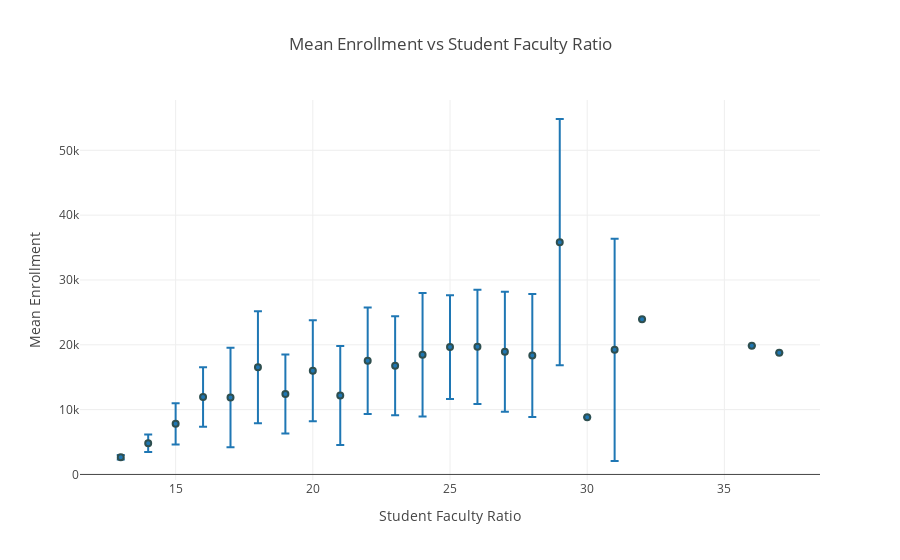

Notebook code cell kept with this figure:
### Code cell
y_mean = all_colleges.groupby("latest_student_demographics_student_faculty_ratio")[
    "latest_student_enrollment_undergrad_12_month"
].mean()
y_std = all_colleges.groupby("latest_student_demographics_student_faculty_ratio")[
    "latest_student_enrollment_undergrad_12_month"
].std()

plot_data = pd.DataFrame(
    {
        "Student Faculty Ratio": y_mean.index,
        "Mean Enrollment": y_mean.values,
        "Enrollment Std Dev": y_std.values,
    }
)

# Plot with error bars
fig = px.scatter(
    plot_data,
    x="Student Faculty Ratio",
    y="Mean Enrollment",
    error_y="Enrollment Std Dev",
    color_continuous_scale="viridis",
    title="Mean Enrollment vs Student Faculty Ratio",
    labels={"Student Faculty Ratio": "Student Faculty Ratio", "Mean Enrollment": "Mean Enrollment"},
    template="gridon"
)

fig.update_traces(marker=dict(size=6, line=dict(width=2, color="DarkSlateGrey")))

fig.show()

### Figure 1 — Plotly figure (JSON) as saved in the notebook; plotly's stock layout.template omitted (floating-point values rounded to 4 significant figures)
{"data": [{"error_y": {"array": [328.1, 1359.0, 3168.0, 4585.0, 7679.0, 8647.0, 6107.0, 7793.0, 7630.0, 8229.0, 7641.0, 9514.0, 8004.0, 8797.0, 9249.0, 9483.0, 19000.0, null, 17140.0, null, null, null]}, "hovertemplate": "Student Faculty Ratio=%{x}<br>Mean Enrollment=%{y}<extra></extra>", "legendgroup": "", "marker": {"color": "#1F77B4", "line": {"color": "DarkSlateGrey", "width": 2}, "size": 6, "symbol": "circle"}, "mode": "markers", "name": "", "orientation": "v", "showlegend": false, "type": "scatter", "x": [13, 14, 15, 16, 17, 18, 19, 20, 21, 22, 23, 24, 25, 26, 27, 28, 29, 30, 31, 32, 36, 37], "xaxis": "x", "y": [2653, 4818.0, 7803, 11950.0, 11870.0, 16540.0, 12410.0, 16010.0, 12190.0, 17540.0, 16777, 18470.0, 19650.0, 19680.0, 18940.0, 18340.0, 35830.0, 8838, 19230.0, 23945, 19836, 18777], "yaxis": "y"}], "layout": {"legend": {"tracegroupgap": 0}, "title": {"text": "Mean Enrollment vs Student Faculty Ratio"}, "xaxis": {"anchor": "y", "domain": [0, 1], "title": {"text": "Student Faculty Ratio"}}, "yaxis": {"anchor": "x", "domain": [0, 1], "title": {"text": "Mean Enrollment"}}}}
